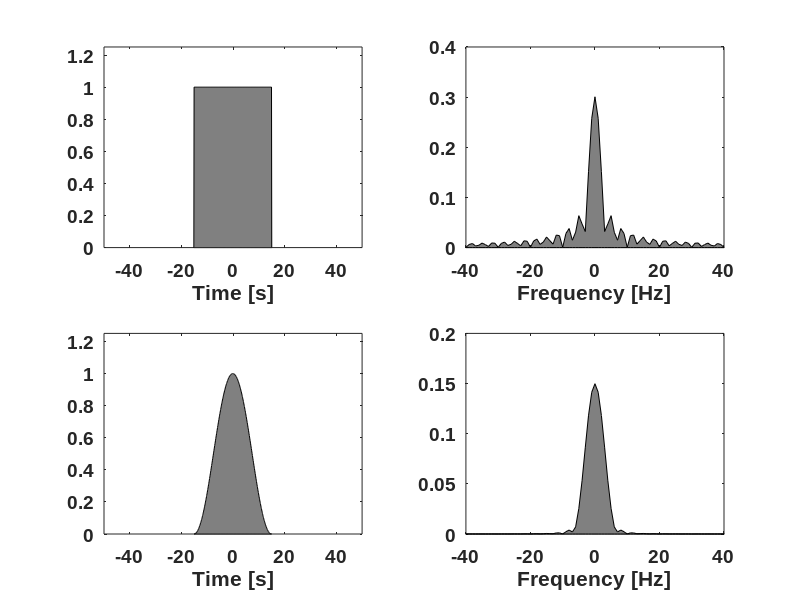

The MATLAB script that drew this image:
%----------------------------------------------------------------
% This code can be used to generate Figure 1_8
%----------------------------------------------------------------

clear all
close all

%% DEFINE PARAMETERS
t=linspace(-50,50,1001); % Form time vector
df=1/(t(2)-t(1)); %Find frequency resolution
f=df*linspace(-50,50,1001);% Form frequency vector

%% FORM AND PLOT RECTANGULAR WINDOW
b(350:650)=ones(1,301);
b(1001)=0;
subplot(221);h=area(t,b); 
set(gca,'FontName', 'Arial', 'FontSize',14,'FontWeight','Bold');
xlabel('Time [s]'); 
axis([-50 50 0 1.25])
set(h,'FaceColor',[.5 .5 .5])

subplot(222); h=area(f,fftshift(abs(ifft(b))));
set(gca,'FontName', 'Arial', 'FontSize',14,'FontWeight','Bold');
xlabel('Frequency [Hz]')
axis([-40 40 0 .4])
set(h,'FaceColor',[.5 .5 .5])
 
%% FORM AND PLOT HANNING WINDOW
bb=b;
bb(350:650)=hanning(301)';

subplot(223); h=area(t,bb);
set(gca,'FontName', 'Arial', 'FontSize',14,'FontWeight','Bold');
xlabel('Time [s]'); 
axis([-50 50 0 1.25])
set(h,'FaceColor',[.5 .5 .5])

subplot(224); h=area(f,fftshift(abs(ifft(bb))));
set(gca,'FontName', 'Arial', 'FontSize',14,'FontWeight','Bold');
xlabel('Frequency [Hz]')
axis([-40 40 0 .2])
set(h,'FaceColor',[.5 .5 .5])
